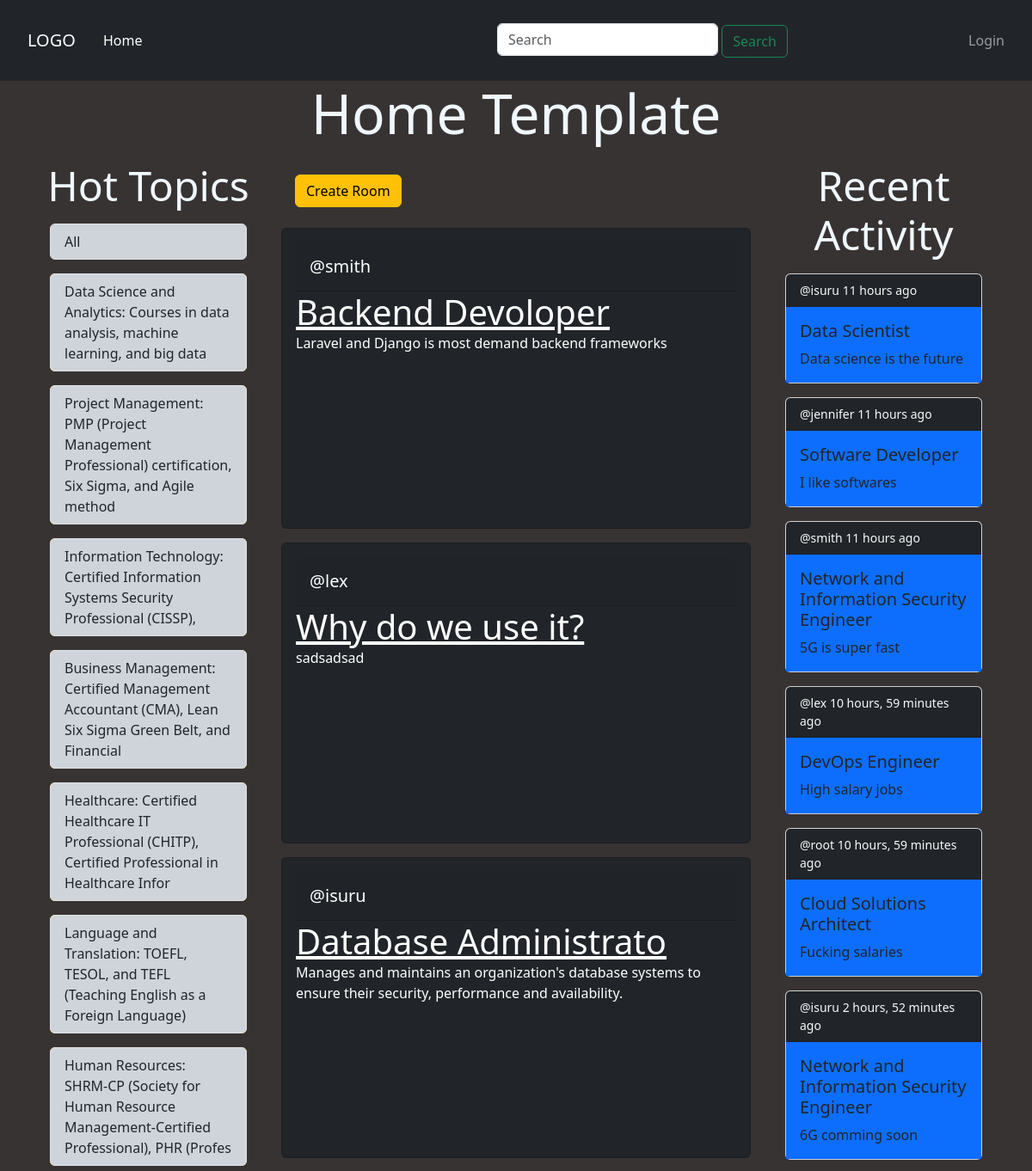
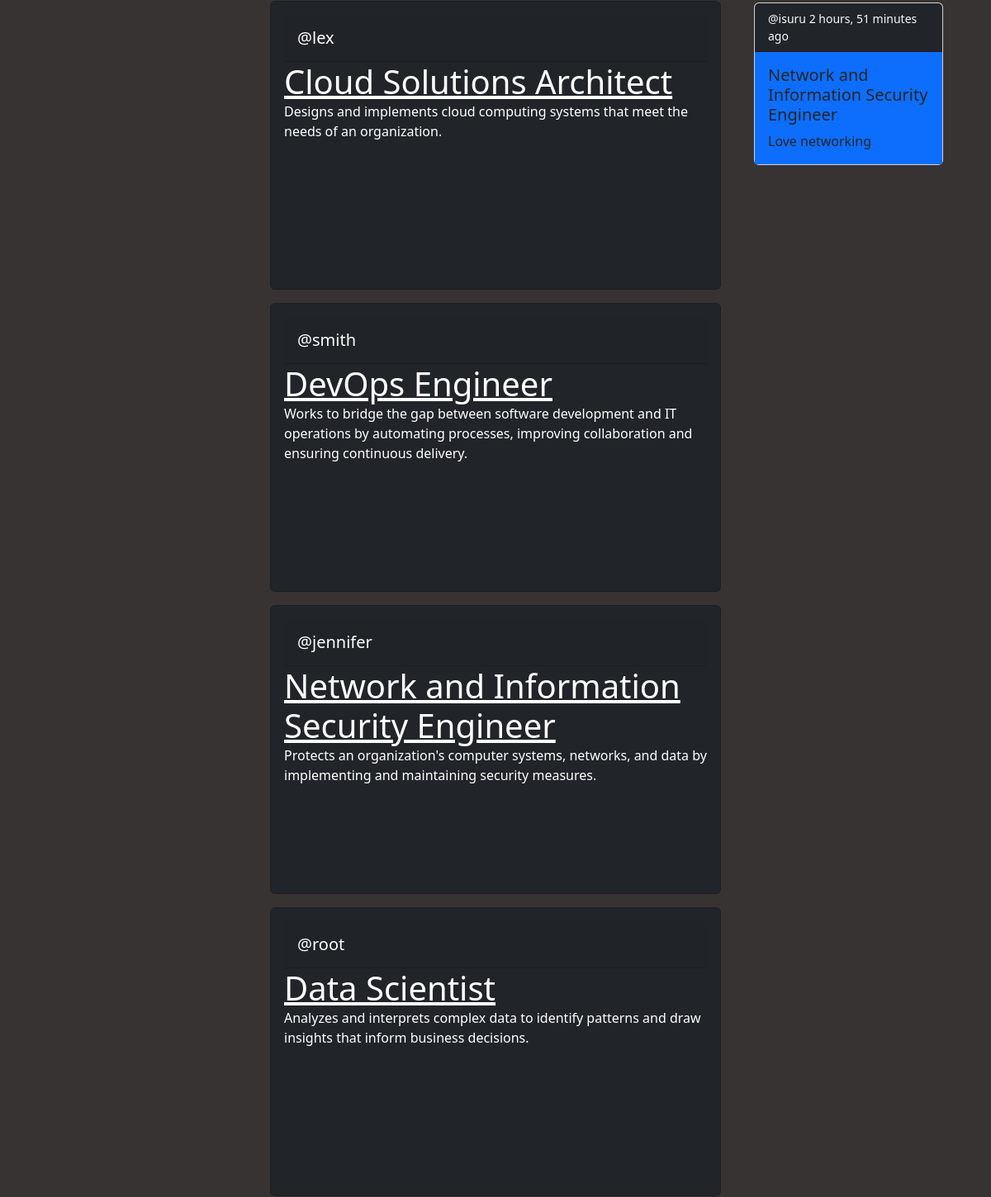
The app's page / (upper part), older data (2 pictures, top to bottom).
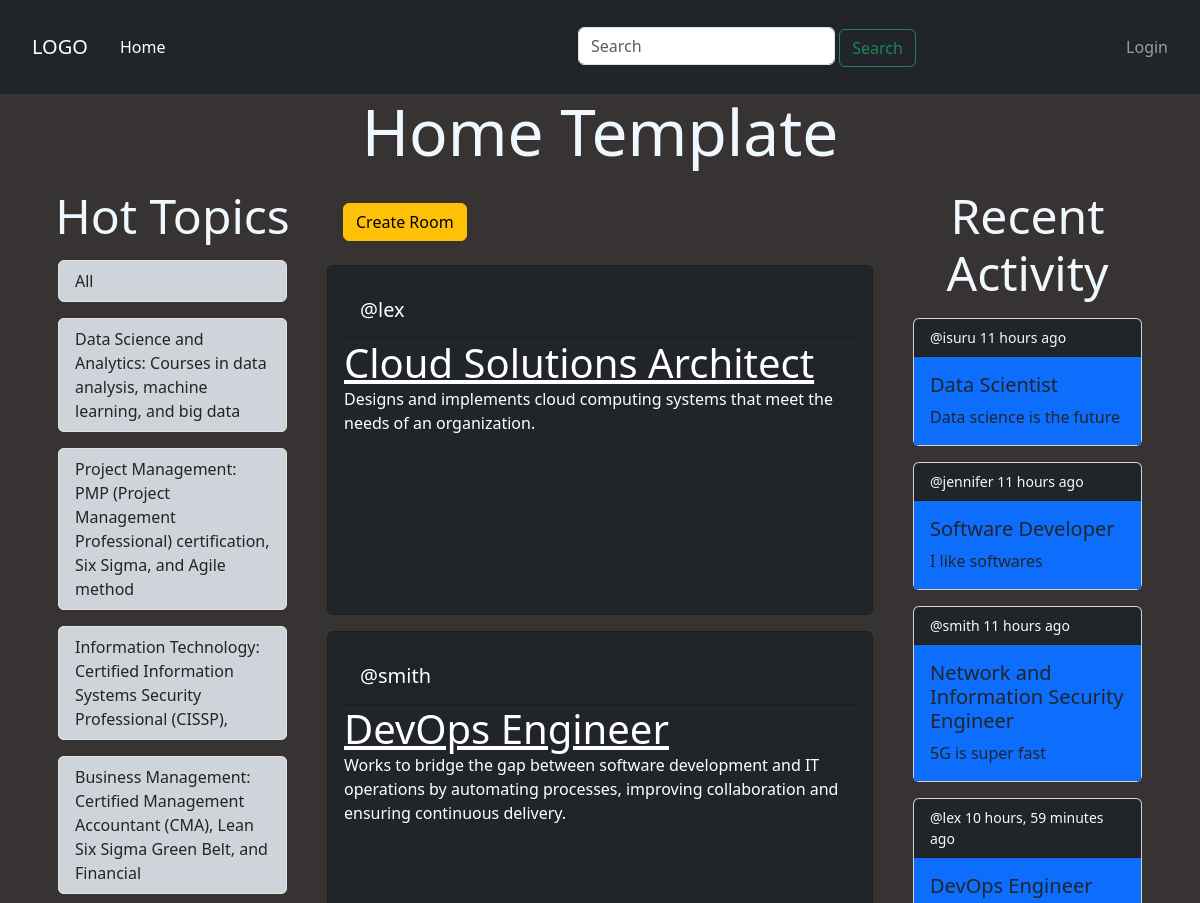
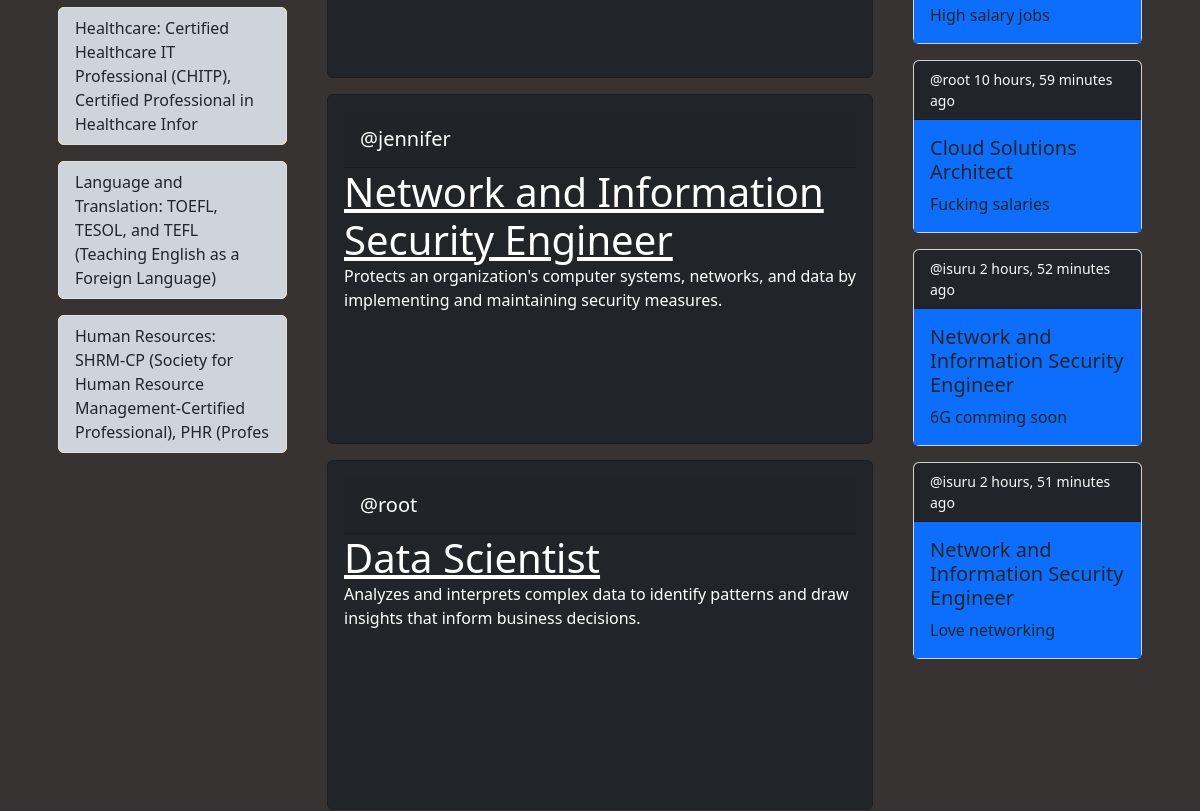
The same page, newer data (2 pictures, top to bottom).
### base/models.py (models this page shows, shortened)
class Topic(models.Model):
    name = models.CharField(max_length=100)

class Room(models.Model):
    host = models.ForeignKey(User, on_delete=models.SET_NULL, null=True)
    topic = models.ForeignKey(Topic, on_delete=models.SET_NULL, null=True)
    name = models.CharField(max_length=100)
    description = models.TextField(null=True, blank=True)
    participants = models.ManyToManyField(User,related_name="participants")
    updated = models.DateTimeField(auto_now=True)
    created = models.DateTimeField(auto_now_add=True)
    class Meta:
        ordering = ["-created","-updated"]
    def __str__(self):
        return self.name

class Message(models.Model):
    user = models.ForeignKey(User, on_delete=models.CASCADE)
    room = models.ForeignKey(Room, on_delete=models.CASCADE)
    body = models.TextField()
    updated = models.DateTimeField(auto_now=True)
    created = models.DateTimeField(auto_now_add=True)

### base/views.py (the view)
# urls.py: path('', views.home, name="home"),
def home(request):
    if request.GET.get("q") is not None:
        q = request.GET.get("q")
        print(q)
    else:
        q = ""
    rooms = Room.objects.filter(topic__name__contains=q)
    topics = Topic.objects.all()
    comments = Message.objects.filter(room__topic__name__icontains=q)
    context = {"rooms": rooms, "topics": topics,"comments":comments}
    return render(request, "home.html", context)

### templates/home.html (shortened to what this page needs)
<!DOCTYPE html>
<html lang="en">
<head>
	<link href="https://cdn.jsdelivr.net/npm/bootstrap@5.3.0-alpha1/dist/css/bootstrap.min.css" rel="stylesheet"
>
</head>
<body>
{% extends "main.html" %}
{% block content %}
	<div class="container">
		<div class="row">
			<div class="col text-center mb-2">
				<h1 class="display-3 mb-2 ">Home Template</h1>
			</div>
		</div>
		<div class="row ">
			<div class="col-md-3 ">
				<h3 class="display-5 text-center">Hot Topics</h3>
				<div class="list-group m-3 ">
					<a href="" class="list-group-item list-group-item-action bg-dark-subtle">All</a>
				</div>
				{% for topic in topics %}
					<div class="list-group m-3 bg-warning ">
						<a href="{% url "home" %}?q={{ topic.name }}"
						   class="list-group-item list-group-item-action bg-dark-subtle">{{ topic.name }}</a>
					</div>
				{% endfor %}
			</div>
			<div class="col-md-6 ">
				<div class="col">
					<a href="{% url "create-room" %}" class="btn btn-warning m-3 ">Create Room</a>
					<div class="row ">
						<div>
							{% for room in rooms %}
								<div class="card text-white bg-dark mb-3 " style="height: 350px; ">
									<div class="card-body">
										<div class="card-header">
											<ul class="nav nav-pills card-header-pills">
												<li class="nav-item">
													<h5 class="card-subtitle text-white m-2" style="width: 400px;">
														@{{ room.host }}</h5>
												</li>
											</ul>
										</div>
										<a class="card-title display-6"
										   href="{% url "room" room.id %}">{{ room.name }}</a>
										<p class="card-text  ">{{ room.description }}</p>
									</div>
								</div>
							{% endfor %}
						</div>
					</div>
				</div>
			</div>
			<div class="col-md-3 ">
				<h3 class="display-5 text-center">Recent Activity</h3>
				{% for comment in comments %}
					<div class="card m-3">
						<small class="card-header bg-dark text-light">@{{ comment.user }} {{ comment.created|timesince }} ago</small>
					<div class="card-body bg-primary">
						<h5 class="card-title">{{ comment.room }}</h5>
						<p class="card-text">{{ comment.body }}</p>
					</div>
					</div>
				{% endfor %}
			</div>
		</div>
	</div>
{% endblock %}

Row changes from the older to the newer data that the page shows:
removed Room: host "smith", name "Backend Devoloper", description "Laravel and Django is most demand backend frameworks"
removed Room: host "lex", name "Why do we use it?", description "sadsadsad"
removed Room: host "isuru", name "Database Administrato", description "Manages and maintains an organization's database systems to ensure their security, performance and availability."
